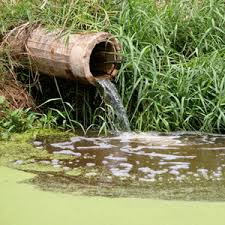
#> input picture CVShowOnline/AI/CV/test.jpg, 225 x 225 px
$ python object_detection.py
#> lines starting #> are read from the running program, lines starting #| are printed output that depends on the picture; after the words box and inside, x2 and y2 are one past the last pixel; in counts of white or black regions, pixels touching at a corner belong together

#  import cv2
from cv2 import cv2 as cv
from matplotlib import pyplot as plt


# def test(img)
img = cv.imread('test.jpg')
#> img is the input picture: shape (225, 225, 3); mean B, G, R 91.9, 136.4, 131.1
# img = cv.imread('temp01.jpg')
# img = cv.cvtColor(img, cv.COLOR_BGR2GRAY)
#
engine = cv.CascadeClassifier('cascade.xml')

# engine.load('C:/Users/23672/Desktop/实习文件/mysite/AI/CV/cascade.xml')


pipeline = engine.detectMultiScale(img, scaleFactor=1.3, minNeighbors=100, minSize=(100, 100))
#> pipeline = [[44, 49, 121, 121]]

for (x, y, w, h) in pipeline:
    img = cv.rectangle(img, (x,y), (x+w,y+h), (255,0,0), 2)
#> this loop made 1 pass
#> pass 1, `img = cv.rectangle(img, (x,y), (x+w,y+h), (255,0,0), 2)`:
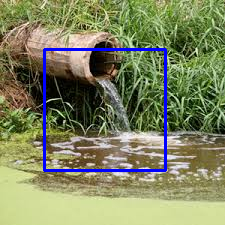
#> img: shape (225, 225, 3); 2.86% of pixels changed, all inside (x1, y1, x2, y2) = (43, 48, 167, 172)

# cv.imshow('img', img)
cv.imwrite('../static/AI/result.jpg',img)
# plt.figure()
# plt.imshow(img)
# plt.imshow(img)
print('已识别排水管位置')
# cv.waitKey(0)
# cv.destroyAllWindows()


# %%
